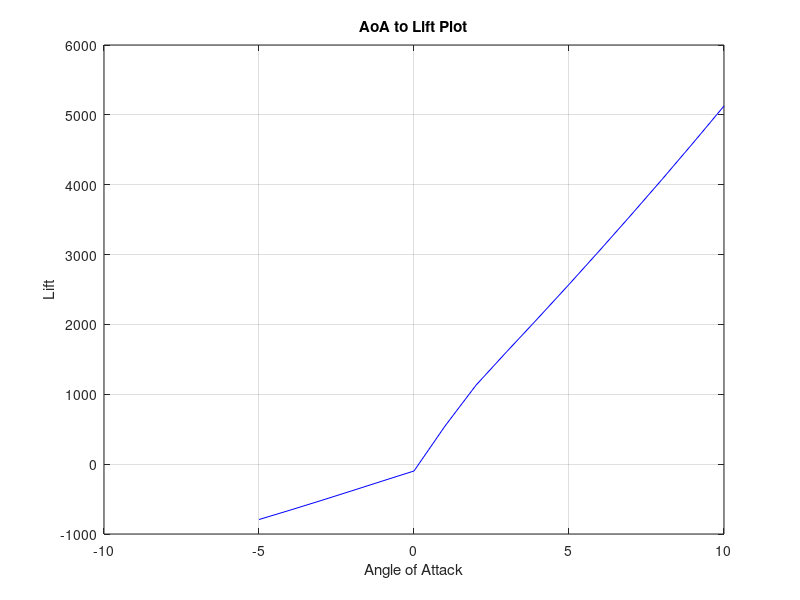
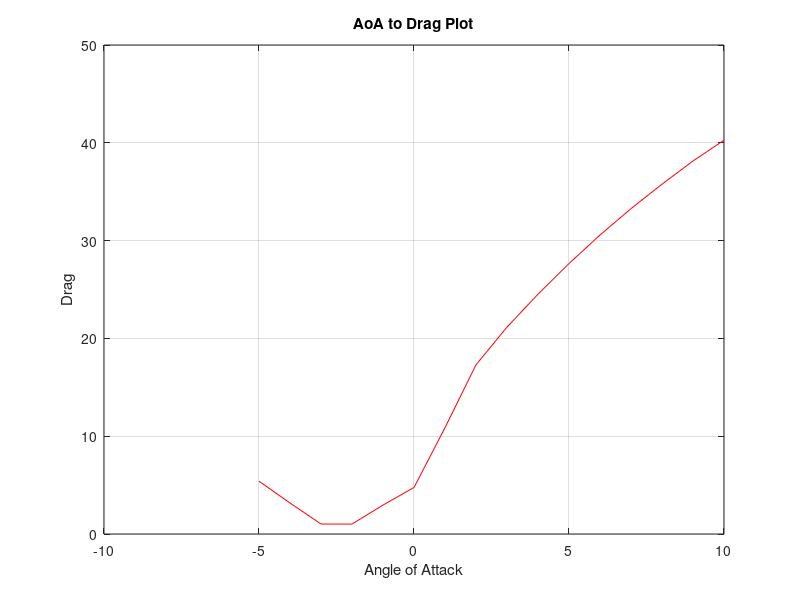

These charts were generated, in order, by the following MATLAB code:
clear;
clc;

alpha = [-5 -4 -3 -2 -1 0 1 2 3 4 5 6 7 8 9 10];

CL = [-792.62659 -658.98206 -521.44995 -380.94901...
      -238.86438 -98.026947  545.03046  1130.0167...
       1614.0457  2089.2871  2572.1743  3064.7661...
       3565.4241  4075.3696  4596.1826  5126.8457];
   
CD = [5.3961978 3.1694536 1.0211332 1.0139586...
      2.9570172 4.7561436 10.869313 17.298637...
      21.157324 24.520222 27.65377  30.568958...
      33.270714 35.767952 38.140118 40.267593];

plot(alpha,CL,'b-')
grid on
xlabel('Angle of Attack')
ylabel('Lift')
title('AoA to Lift Plot')

figure
plot(alpha,CD,'r-')
grid on
xlabel('Angle of Attack')
ylabel('Drag')
title('AoA to Drag Plot')